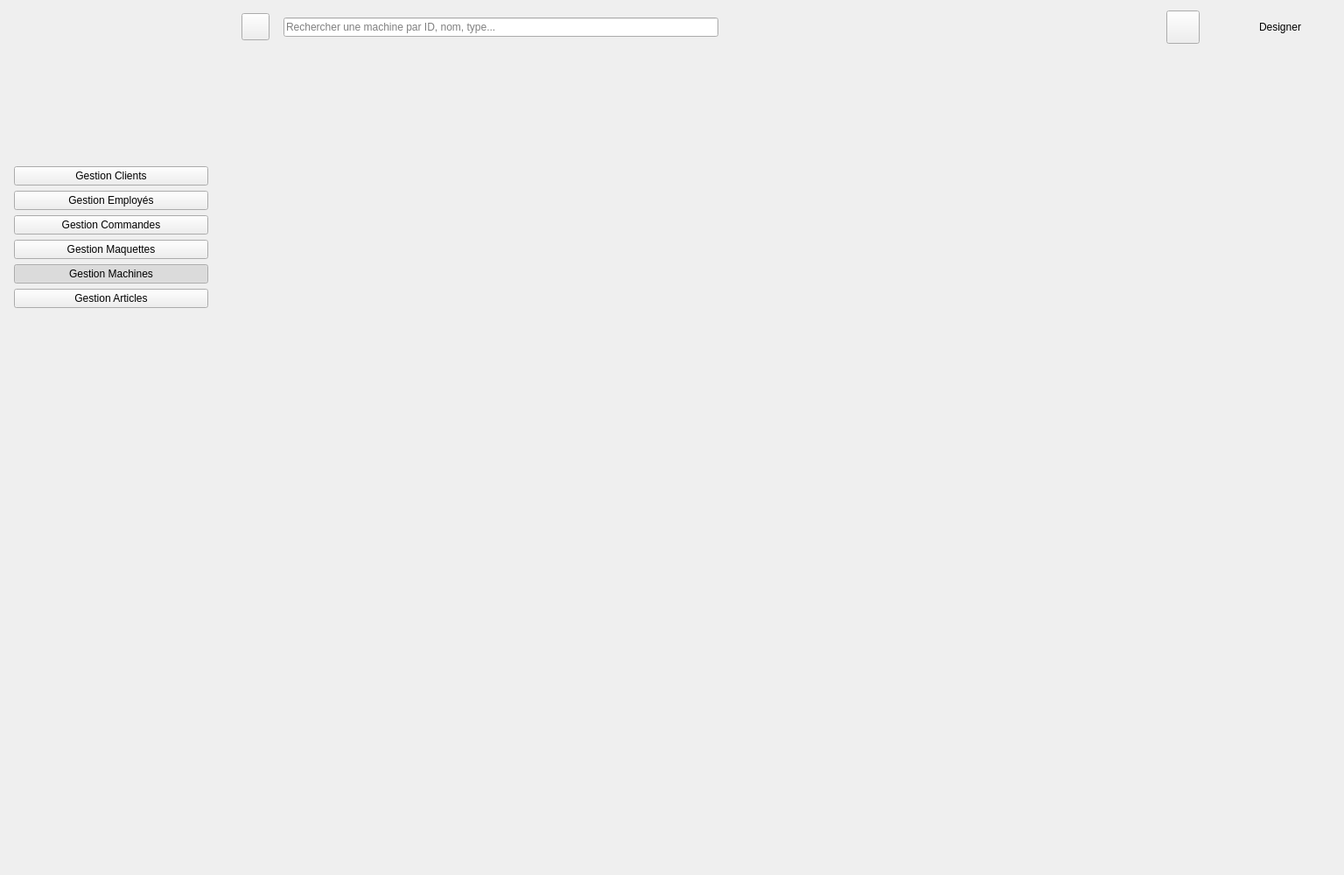
<?xml version="1.0" encoding="UTF-8"?>
<ui version="4.0">
 <class>MainWindow</class>
 <widget class="QMainWindow" name="MainWindow">
  <property name="geometry">
   <rect>
    <x>0</x>
    <y>0</y>
    <width>1536</width>
    <height>1000</height>
   </rect>
  </property>
  <property name="minimumSize">
   <size>
    <width>1180</width>
    <height>720</height>
   </size>
  </property>
  <property name="windowTitle">
   <string>FashioNova – Gestion des Machines</string>
  </property>
  <widget class="QWidget" name="central">
   <layout class="QHBoxLayout" name="rootLayout" stretch="0,1">
    <property name="spacing">
     <number>0</number>
    </property>
    <property name="leftMargin">
     <number>0</number>
    </property>
    <property name="topMargin">
     <number>0</number>
    </property>
    <property name="rightMargin">
     <number>0</number>
    </property>
    <property name="bottomMargin">
     <number>0</number>
    </property>
    <item>
     <widget class="SidebarWidget" name="sidebar">
      <property name="frameShape">
       <enum>QFrame::NoFrame</enum>
      </property>
      <property name="minimumSize">
       <size>
        <width>254</width>
        <height>0</height>
       </size>
      </property>
      <property name="maximumSize">
       <size>
        <width>254</width>
        <height>16777215</height>
       </size>
      </property>
      <layout class="QVBoxLayout" name="sidebarLayout">
       <property name="spacing">
        <number>6</number>
       </property>
       <property name="leftMargin">
        <number>16</number>
       </property>
       <property name="topMargin">
        <number>12</number>
       </property>
       <property name="rightMargin">
        <number>16</number>
       </property>
       <property name="bottomMargin">
        <number>16</number>
       </property>
       <item>
        <spacer name="spacerLogo">
         <property name="orientation">
          <enum>Qt::Vertical</enum>
         </property>
         <property name="sizeType">
          <enum>QSizePolicy::Fixed</enum>
         </property>
         <property name="sizeHint" stdset="0">
          <size>
           <width>20</width>
           <height>178</height>
          </size>
         </property>
        </spacer>
       </item>
       <item>
        <widget class="QPushButton" name="btnNavClients">
         <property name="text">
          <string>Gestion Clients</string>
         </property>
         <property name="cursor">
             <cursorShape>PointingHandCursor</cursorShape>
            </property>
            <property name="iconSize">
          <size>
           <width>26</width>
           <height>26</height>
          </size>
         </property>
         <property name="checkable">
          <bool>true</bool>
         </property>
         <property name="autoExclusive">
          <bool>true</bool>
         </property>
        </widget>
       </item>
       <item>
        <widget class="QPushButton" name="btnNavEmployes">
         <property name="text">
          <string>Gestion Employés</string>
         </property>
         <property name="cursor">
             <cursorShape>PointingHandCursor</cursorShape>
            </property>
            <property name="iconSize">
          <size>
           <width>26</width>
           <height>26</height>
          </size>
         </property>
         <property name="checkable">
          <bool>true</bool>
         </property>
         <property name="autoExclusive">
          <bool>true</bool>
         </property>
        </widget>
       </item>
       <item>
        <widget class="QPushButton" name="btnNavCommandes">
         <property name="text">
          <string>Gestion Commandes</string>
         </property>
         <property name="cursor">
             <cursorShape>PointingHandCursor</cursorShape>
            </property>
            <property name="iconSize">
          <size>
           <width>26</width>
           <height>26</height>
          </size>
         </property>
         <property name="checkable">
          <bool>true</bool>
         </property>
         <property name="autoExclusive">
          <bool>true</bool>
         </property>
        </widget>
       </item>
       <item>
        <widget class="QPushButton" name="btnNavMaquettes">
         <property name="text">
          <string>Gestion Maquettes</string>
         </property>
         <property name="cursor">
             <cursorShape>PointingHandCursor</cursorShape>
            </property>
            <property name="iconSize">
          <size>
           <width>26</width>
           <height>26</height>
          </size>
         </property>
         <property name="checkable">
          <bool>true</bool>
         </property>
         <property name="autoExclusive">
          <bool>true</bool>
         </property>
        </widget>
       </item>
       <item>
        <widget class="QPushButton" name="btnNavMachines">
         <property name="text">
          <string>Gestion Machines</string>
         </property>
         <property name="cursor">
             <cursorShape>PointingHandCursor</cursorShape>
            </property>
            <property name="iconSize">
          <size>
           <width>26</width>
           <height>26</height>
          </size>
         </property>
         <property name="checkable">
          <bool>true</bool>
         </property>
         <property name="autoExclusive">
          <bool>true</bool>
         </property>
         <property name="checked">
          <bool>true</bool>
         </property>
        </widget>
       </item>
       <item>
        <widget class="QPushButton" name="btnNavArticles">
         <property name="text">
          <string>Gestion Articles</string>
         </property>
         <property name="cursor">
             <cursorShape>PointingHandCursor</cursorShape>
            </property>
            <property name="iconSize">
          <size>
           <width>26</width>
           <height>26</height>
          </size>
         </property>
         <property name="checkable">
          <bool>true</bool>
         </property>
         <property name="autoExclusive">
          <bool>true</bool>
         </property>
        </widget>
       </item>
       <item>
        <spacer name="spacerSidebar">
         <property name="orientation">
          <enum>Qt::Vertical</enum>
         </property>
         <property name="sizeHint" stdset="0">
          <size>
           <width>20</width>
           <height>0</height>
          </size>
         </property>
        </spacer>
       </item>
      </layout>
     </widget>
    </item>
    <item>
     <widget class="QWidget" name="rightPane">
      <layout class="QVBoxLayout" name="rightLayout" stretch="0,1">
       <property name="spacing">
        <number>0</number>
       </property>
       <property name="leftMargin">
        <number>0</number>
       </property>
       <property name="topMargin">
        <number>0</number>
       </property>
       <property name="rightMargin">
        <number>0</number>
       </property>
       <property name="bottomMargin">
        <number>0</number>
       </property>
       <item>
        <widget class="QFrame" name="topbar">
         <property name="frameShape">
          <enum>QFrame::NoFrame</enum>
         </property>
         <property name="minimumSize">
          <size>
           <width>0</width>
           <height>62</height>
          </size>
         </property>
         <property name="maximumSize">
          <size>
           <width>16777215</width>
           <height>62</height>
          </size>
         </property>
         <layout class="QHBoxLayout" name="topbarLayout" stretch="0,1,1,0,0,0,0">
          <property name="spacing">
           <number>16</number>
          </property>
          <property name="leftMargin">
           <number>22</number>
          </property>
          <property name="topMargin">
           <number>0</number>
          </property>
          <property name="rightMargin">
           <number>26</number>
          </property>
          <property name="bottomMargin">
           <number>0</number>
          </property>
          <item>
           <widget class="QToolButton" name="btnMenu">
            <property name="cursor">
             <cursorShape>PointingHandCursor</cursorShape>
            </property>
            <property name="iconSize">
             <size>
              <width>24</width>
              <height>24</height>
             </size>
            </property>
           </widget>
          </item>
          <item>
           <widget class="QLineEdit" name="topSearch">
            <property name="placeholderText">
             <string>Rechercher une machine par ID, nom, type...</string>
            </property>
            <property name="minimumSize">
             <size>
              <width>260</width>
              <height>0</height>
             </size>
            </property>
            <property name="maximumSize">
             <size>
              <width>540</width>
              <height>16777215</height>
             </size>
            </property>
           </widget>
          </item>
          <item>
           <spacer name="spacerTop">
            <property name="orientation">
             <enum>Qt::Horizontal</enum>
            </property>
            <property name="sizeHint" stdset="0">
             <size>
              <width>0</width>
              <height>20</height>
             </size>
            </property>
           </spacer>
          </item>
          <item>
           <widget class="QToolButton" name="btnBell">
            <property name="cursor">
             <cursorShape>PointingHandCursor</cursorShape>
            </property>
            <property name="iconSize">
             <size>
              <width>26</width>
              <height>26</height>
             </size>
            </property>
            <property name="minimumSize">
             <size>
              <width>38</width>
              <height>38</height>
             </size>
            </property>
            <property name="maximumSize">
             <size>
              <width>38</width>
              <height>38</height>
             </size>
            </property>
           </widget>
          </item>
          <item>
           <widget class="QLabel" name="labelAvatar">
            <property name="minimumSize">
             <size>
              <width>36</width>
              <height>36</height>
             </size>
            </property>
            <property name="maximumSize">
             <size>
              <width>36</width>
              <height>36</height>
             </size>
            </property>
           </widget>
          </item>
          <item>
           <widget class="QLabel" name="userName">
            <property name="text">
             <string>Designer</string>
            </property>
           </widget>
          </item>
          <item>
           <widget class="QLabel" name="labelChevron" />
          </item>
         </layout>
        </widget>
       </item>
       <item>
        <widget class="QStackedWidget" name="stackedPages">
         <property name="currentIndex">
          <number>4</number>
         </property>
         <widget class="QWidget" name="pageClients">
          <layout class="QVBoxLayout" name="layout_pageClients">
           <item>
            <widget class="QLabel" name="labelClients">
             <property name="text">
              <string>Gestion Clients

Module à intégrer dans l'application FashioNova.</string>
             </property>
             <property name="alignment">
              <set>Qt::AlignCenter</set>
             </property>
             <property name="role" stdset="0">
              <string>placeholder</string>
             </property>
            </widget>
           </item>
          </layout>
         </widget>
         <widget class="QWidget" name="pageEmployes">
          <layout class="QVBoxLayout" name="layout_pageEmployes">
           <item>
            <widget class="QLabel" name="labelEmployes">
             <property name="text">
              <string>Gestion Employés

Module à intégrer dans l'application FashioNova.</string>
             </property>
             <property name="alignment">
              <set>Qt::AlignCenter</set>
             </property>
             <property name="role" stdset="0">
              <string>placeholder</string>
             </property>
            </widget>
           </item>
          </layout>
         </widget>
         <widget class="QWidget" name="pageCommandes">
          <layout class="QVBoxLayout" name="layout_pageCommandes">
           <item>
            <widget class="QLabel" name="labelCommandes">
             <property name="text">
              <string>Gestion Commandes

Module à intégrer dans l'application FashioNova.</string>
             </property>
             <property name="alignment">
              <set>Qt::AlignCenter</set>
             </property>
             <property name="role" stdset="0">
              <string>placeholder</string>
             </property>
            </widget>
           </item>
          </layout>
         </widget>
         <widget class="QWidget" name="pageMaquettes">
          <layout class="QVBoxLayout" name="layout_pageMaquettes">
           <item>
            <widget class="QLabel" name="labelMaquettes">
             <property name="text">
              <string>Gestion Maquettes

Module à intégrer dans l'application FashioNova.</string>
             </property>
             <property name="alignment">
              <set>Qt::AlignCenter</set>
             </property>
             <property name="role" stdset="0">
              <string>placeholder</string>
             </property>
            </widget>
           </item>
          </layout>
         </widget>
         <widget class="MachinesPage" name="pageMachines" />
         <widget class="QWidget" name="pageArticles">
          <layout class="QVBoxLayout" name="layout_pageArticles">
           <item>
            <widget class="QLabel" name="labelArticles">
             <property name="text">
              <string>Gestion Articles

Module à intégrer dans l'application FashioNova.</string>
             </property>
             <property name="alignment">
              <set>Qt::AlignCenter</set>
             </property>
             <property name="role" stdset="0">
              <string>placeholder</string>
             </property>
            </widget>
           </item>
          </layout>
         </widget>
        </widget>
       </item>
      </layout>
     </widget>
    </item>
   </layout>
  </widget>
 </widget>
 <customwidgets>
  <customwidget>
   <class>MachinesPage</class>
   <extends>QWidget</extends>
   <header>machine.h</header>
  </customwidget>
  <customwidget>
   <class>SidebarWidget</class>
   <extends>QFrame</extends>
   <header>machine.h</header>
  </customwidget>
 </customwidgets>
 <resources />
 <connections />
</ui>
